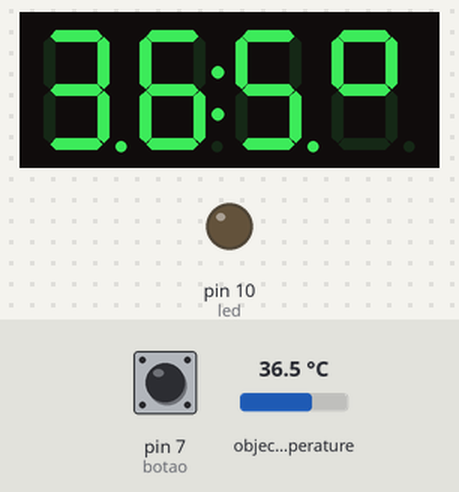
Bench run of a sketch on a simulated Arduino Uno, built with avr-gcc and run on an emulated ATmega328P. On the bench: 4-digit seven-segment display, output pins drawn as LEDs (lit = HIGH). Inputs (shaded band) come from the test bench; at power-on: pin 7 (botao) HIGH, object temperature 36.5 °C. What the sketch prints to the serial monitor is not drawn.

Above: at 0.1 s.
Timing chart, 0 to 11.6 s (numbered marks = the images above):
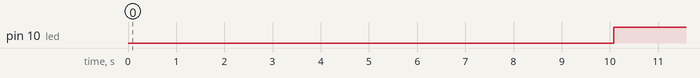

Measured:
- by itself, pin 10 (led): LOW → HIGH at 10.1 s

The sketch:

projetoFinal.ino
```cpp
/* DIAGRAMA PROJETO FINAL CURSO ARDUINO
 * DISPLAY 4-DIGIT        ARDUINO
 *          GND ----------> GND
 *          VCC ----------> 5V
 *          DIO ----------> PIN 2
 *          CLK ----------> PIN 3~
 *
 *SENSOR MLX90614
 *          VIN ----------> 5V
 *          GND ----------> GND
 *          SCL ----------> PIN A5
 *          SDA ----------> PIN A4
 *
 * BUTTON  (  GND & PIN 7  )
 *
 * LED     (  GND & PIN 10 )
 */
#include <Wire.h>
#include <Adafruit_MLX90614.h>
#include <Arduino.h>
#include <TM1637Display.h>
#define CLK 3
#define DIO 2
Adafruit_MLX90614 mlx = Adafruit_MLX90614();

TM1637Display tm(CLK, DIO);
//Array que desenha o simbolo de grau
const uint8_t graus[] { SEG_A | SEG_B | SEG_F | SEG_G , SEG_A | SEG_D | SEG_E | SEG_F };

double temp_amb;
double temp_obj;
int led = 10;
const int botao=7;
boolean estadoCorrente = LOW;
boolean estadoAnterior=LOW;
void setup()
{
  Serial.begin(115200);
  Serial.println("Sensor de temperatura MLX90614");
  pinMode(led,OUTPUT);
  pinMode(botao,INPUT_PULLUP);
  //Inicializa o MLX90614
  mlx.begin();
  tm.setBrightness(3);
  tm.clear();

}

void loop()
{
  estadoCorrente = debounce(estadoAnterior);
  if (estadoAnterior==LOW && estadoCorrente==HIGH){
    //Leitura da temperatura ambiente e do objeto
    //temp_amb = mlx.readAmbientTempC();
    temp_obj = mlx.readObjectTempC();
    int whole = (int)temp_obj;
    int decimal = (temp_obj - whole) * 10;

    digitalWrite(led,LOW);

    //Mostra as informacoes no display
    tm.showNumberDecEx(whole*10+decimal,0b11100000, true, 3, 0);
    tm.setSegments(graus, 1, 3);
    delay(10000);
  }
  tm.clear();

  estadoAnterior = estadoCorrente;
  digitalWrite(led,HIGH);
}

boolean debounce(boolean estadoAnterior){ // Função debounce
  boolean corrente = digitalRead(botao);
  if( estadoAnterior!= corrente){
  delay(5);
  corrente = digitalRead(botao);
  }
  return corrente;
}
```
